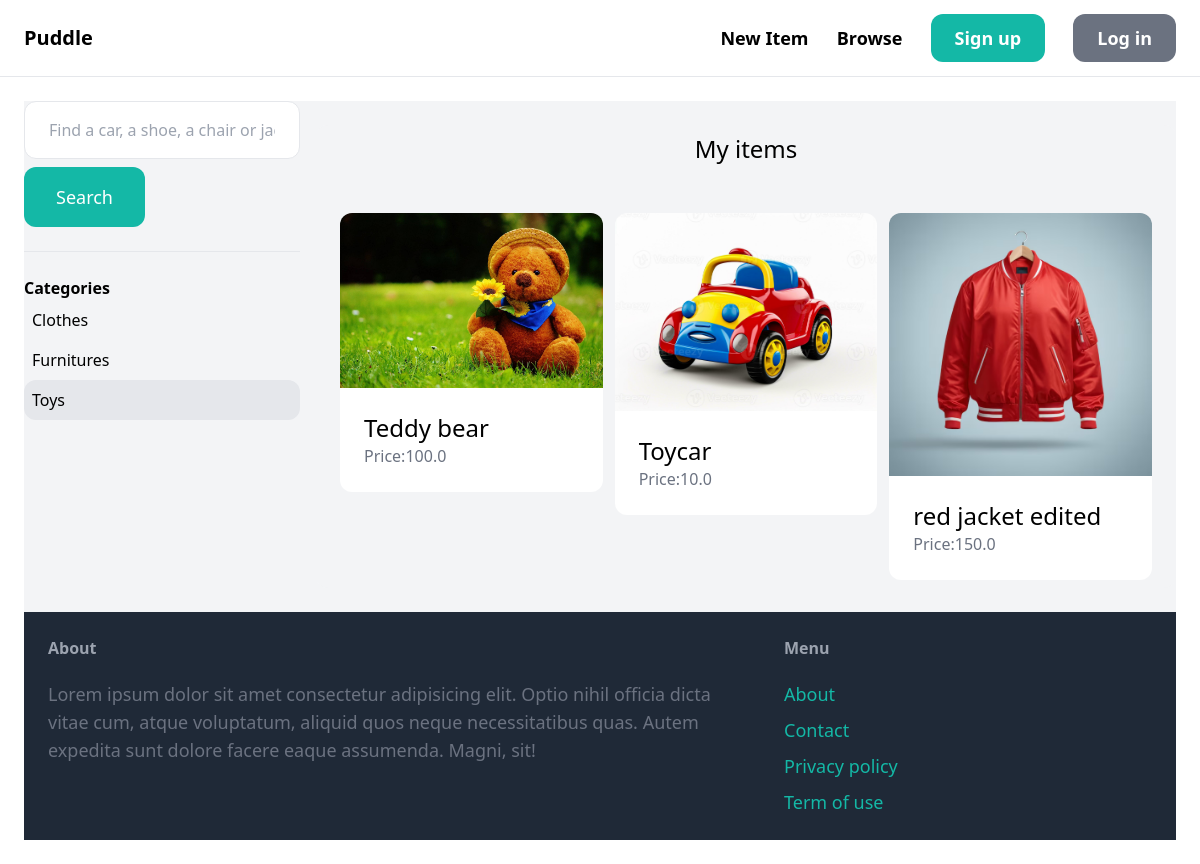
Screenshot of /items/?query=&category=4 with the database file from the repository.
### item/models.py (models this page shows, shortened)
class Category(models.Model):
    name = models.CharField(max_length=255)
    class Meta:
        ordering = ('name',)
        verbose_name_plural = 'Categories'

class Item(models.Model):
    category = models.ForeignKey(Category,related_name='items', on_delete=models.CASCADE)
    name = models.CharField(max_length=255)
    description = models.TextField(blank=True, null=True)
    price = models.FloatField()
    image = models.ImageField(upload_to='item_images', blank=True, null=True)
    is_sold = models.BooleanField(default=False)
    created_by = models.ForeignKey(User,related_name='items', on_delete=models.CASCADE)
    created_at = models.DateTimeField(auto_now_add=True)

### item/views.py (the view)
# urls.py: path('',views.items,name='items'),
def items(request):
    query = request.GET.get('query', '')
    category_id= request.GET.get('category', 0)
    categories = Category.objects.all()
    items = Item.objects.filter(is_sold=False)
    if category_id:
        items = items.filter(category_id= category_id)
    if query:
        items = items.filter(Q(name__icontains=query) | Q(description__icontains=query))
    return render(request, 'item/items.html', {
        'items': items,
        'query': query,
        'categories': categories,
        'category_id': int(category_id)
    })

### item/templates/item/items.html (shortened to what this page needs)
{% extends 'puddle_app/base.html' %}
{% block content %}
    <div class="pb-6 grid grid-cols-4 gap-4 bg-gray-100">
        <div class="col-span-1">
            <form method="get" action="{% url 'item:items' %}">
                <input name="query" class="w-full py-4 px-6 border rounded-xl" type="text" value="{{ query }}" placeholder="Find a car, a shoe, a chair or jacket...">
                <button class="mt-2 py-4 px-8 text-lg bg-teal-500 text-white rounded-xl">Search</button>
            </form>
            <hr class="my-6">
            <p class="font-semibold">Categories</p>
            <ul>
                {% for category in categories %}
                    <li class="py-2 px-2 rounded-xl{% if category.id == category_id %} bg-gray-200{%endif %}">
                        <a href="{% url 'item:items' %}?query={{ query }}&category={{category.id}}">{{category.name}}</a>
                    </li>
                {% endfor %}
            </ul>
        </div>
        <div class="col-span-3">
            <div class="mt-6 px-6 py-2 bg-gray-100 rounded-xl">
    <h2 class="mb-12 text-2xl text-center">My items</h2>
    <div class="grid grid-cols-3 gap-3">
        {% for item in items %}
        <div>
            <a href="{% url 'item:detail' item.id %}">
                <div>
                    <img src="{{ item.image.url}}" alt="" class="rounded-t-xl ">
                </div>
                <div class="p-6 bg-white rounded-b-xl">
                    <h2 class="text-2xl">{{ item.name }}</h2>
                    <p class="text-gray-500">Price:{{ item.price }}</p>
                </div>
            </a>
        </div>
        {% endfor %}
    </div>
        </div>
        </div>
{% endblock %}

### rows the page displays
Category: name "Clothes"
Category: name "Furnitures"
Category: name "Toys"
Item: image (picture), name "Teddy bear", price "100.0"
Item: image (picture), name "Toycar", price "10.0"
Item: image (picture), name "red jacket edited", price "150.0"
